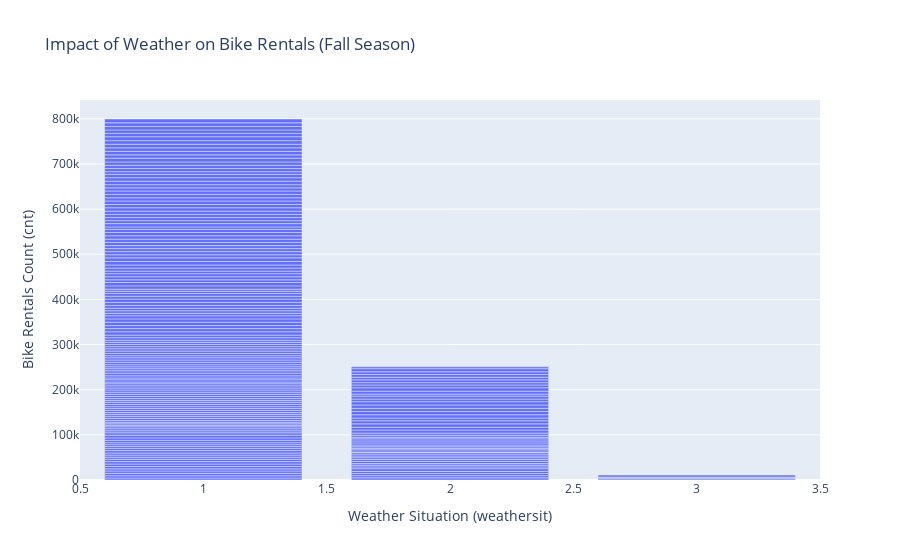

Notebook code for this chart:
### Markdown cell above
> Apa pengaruh cuaca (weathersit) terhadap jumlah sewa sepeda (cnt) selama musim gugur (season 3)?

### Code cell
# Filter for the fall season (season 3)
filtered_data = df_day[df_day["season"] == 3]

# Create a Plotly bar plot to analyze the impact of weather on bike rentals
fig = px.bar(filtered_data, x="weathersit", y="cnt", title="Impact of Weather on Bike Rentals (Fall Season)")
fig.update_xaxes(title="Weather Situation (weathersit)")
fig.update_yaxes(title="Bike Rentals Count (cnt)")

# Display the plot
fig.show()

### Figure 1 — Plotly figure (JSON) as saved in the notebook; plotly's stock layout.template omitted (floating-point values rounded to 4 significant figures; data arrays with more than 128 entries replaced by an {"elided": "..."} marker saying what was removed)
{"data": [{"alignmentgroup": "True", "hovertemplate": "weathersit=%{x}<br>cnt=%{y}<extra></extra>", "legendgroup": "", "marker": {"color": "#636efa", "pattern": {"shape": ""}}, "name": "", "offsetgroup": "", "orientation": "v", "showlegend": false, "textposition": "auto", "type": "bar", "x": {"elided": "188 int values"}, "xaxis": "x", "y": {"elided": "188 int values"}, "yaxis": "y"}], "layout": {"barmode": "relative", "legend": {"tracegroupgap": 0}, "title": {"text": "Impact of Weather on Bike Rentals (Fall Season)"}, "xaxis": {"anchor": "y", "domain": [0, 1], "title": {"text": "Weather Situation (weathersit)"}}, "yaxis": {"anchor": "x", "domain": [0, 1], "title": {"text": "Bike Rentals Count (cnt)"}}}}
